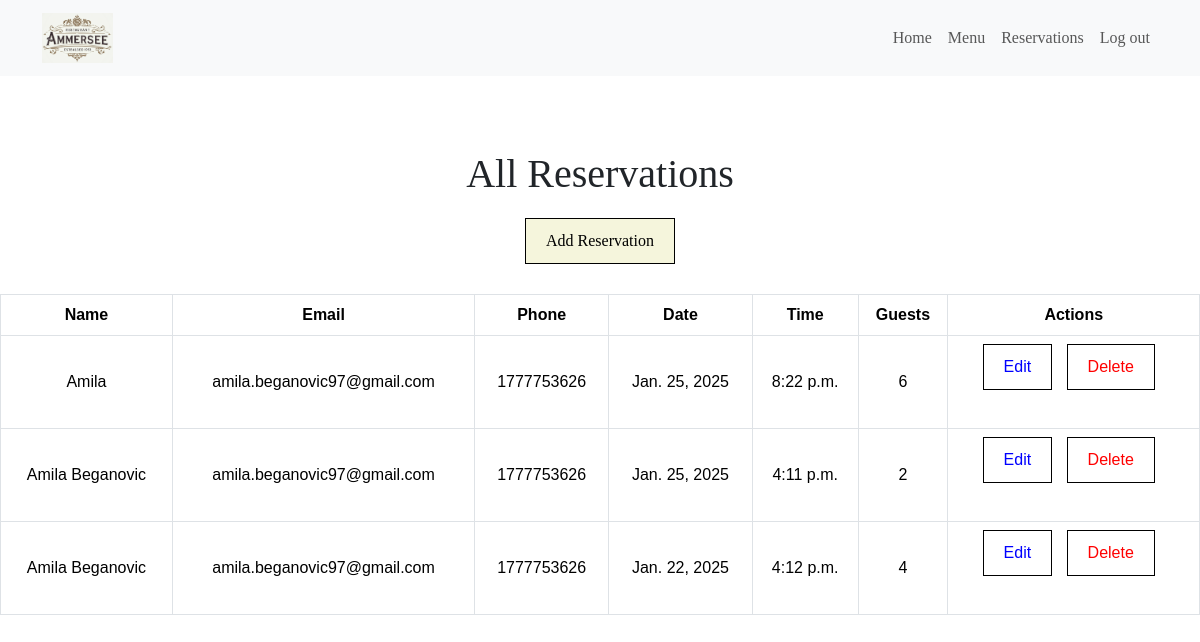
Page /restaurant/admin/reservations/ (signed in) on the committed database.
### restaurant/models.py (models this page shows, shortened)
class Reservation(models.Model):
    time = models.TimeField(blank=False, null=False)
    num_people = models.IntegerField(
        validators=[MinValueValidator(1)]  # Ensure the number of people is at least 1
    )
    name = models.CharField(max_length=200)
    email = models.EmailField(validators=[EmailValidator()], blank=True, null=True)  # Allow blank email
    phone = models.CharField(
        max_length=20, validators=[RegexValidator(r"^\+?\d{9,15}$")]  # Validate phone number format
    )
    date = models.DateField(validators=[validate_future_date])  # Use the custom validator
    user = models.ForeignKey(
        settings.AUTH_USER_MODEL, on_delete=models.CASCADE, null=True, blank=True  # Link to the User model
    )

### restaurant/views.py (the view)
# urls.py: path("admin/reservations/", views.admin_reservations, name="admin_reservations"),
@login_required
@user_passes_test(lambda u: u.is_superuser)
def admin_reservations(request):
    reservations = Reservation.objects.all()
    context = {"reservations": reservations}
    return render(request, "reservations/admin_reservations.html", context)

### restaurant/templates/reservations/admin_reservations.html (shortened to what this page needs)
{% extends 'base.html' %}
{% block content %}
{% load static %}
<link rel="stylesheet" href="{% static 'css/reservations.css' %}">
<div class="reservations-container">
  <h1>All Reservations</h1>
  {% if user.is_superuser %}
  <a href="{% url 'restaurant:add_reservation' %}">Add Reservation</a> <br>
  {% endif %}
  <table class="table">
    <thead>
      <tr>
        <th scope="col">Name</th>
        <th scope="col">Email</th>
        <th scope="col">Phone</th>
        <th scope="col">Date</th>
        <th scope="col">Time</th>
        <th scope="col">Guests</th>
        {% if user.is_superuser %}
        <th scope="col">Actions</th>
        {% endif %}
      </tr>
    </thead>
    <tbody>
      {% for reservation in reservations %}
      <tr>
        <td>{{ reservation.name }}</td>
        <td>{{ reservation.email }}</td>
        <td>{{ reservation.phone }}</td>
        <td>{{ reservation.date }}</td>
        <td>{{ reservation.time }}</td>
        <td>{{ reservation.num_people }}</td>
        {% if user.is_superuser %}
        <td>
          <a href="{% url 'restaurant:admin_edit_reservation' reservation.pk %}">Edit</a>
          <a href="{% url 'restaurant:admin_delete_reservation' reservation.pk %}">Delete</a>
        </td>
        {% endif %}
      </tr>
      {% endfor %}
    </tbody>
  </table>
</div>
{% endblock content %}

### staticfiles/css/style.css (style rules this page uses)
html, body { width: 100%; margin: 0; font-family: 'Playfair Display', serif; display: flex; flex-direction: column; min-height: 100vh; gap: 50px; }

### static/css/reservations.css (style rules this page uses)
.table { font-family: Arial, sans-serif; }
.table td { vertical-align: middle; text-align: center; }
.table th { vertical-align: middle; text-align: center; }
.table td, .table th { border: 1px solid #dee2e6; }
.reservations-container { margin-top: 100px; text-align: center; }
.reservations-container h1 { margin-bottom: 20px; }
.reservations-container a { display: inline-block; margin-bottom: 30px; padding: 10px 20px; background-color: beige; color: black; text-decoration: none; border: 1px solid black; }
@media (min-width: 768px) { .table { display: table; } }
@media (min-width: 768px) { .table td a { margin-right: 10px; background: none; } }
@media (min-width: 768px) { .table td a:first-child { color: blue; } }
@media (min-width: 768px) { .table td a:last-child { color: red; } }

### rows in the picture
Reservation: name "Amila", email "amila.beganovic97@gmail.com", phone "1777753626", date "Jan. 25, 2025", time "8:22 p.m.", num_people "6"
Reservation: name "Amila Beganovic", email "amila.beganovic97@gmail.com", phone "1777753626", date "Jan. 25, 2025", time "4:11 p.m.", num_people "2"
Reservation: name "Amila Beganovic", email "amila.beganovic97@gmail.com", phone "1777753626", date "Jan. 22, 2025", time "4:12 p.m.", num_people "4"
